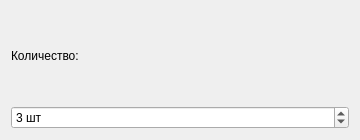
<?xml version="1.0" encoding="UTF-8"?>
<ui version="4.0"><class>Dialog</class><widget class="QDialog" name="Dialog"><property name="geometry"><rect><x>0</x><y>0</y><width>360</width><height>140</height></rect></property><property name="windowTitle"><string>#129 spin/214_int_suffix</string></property><layout class="QVBoxLayout" name="verticalLayout"><property name="leftMargin"><number>11</number></property><property name="topMargin"><number>11</number></property><property name="rightMargin"><number>11</number></property><property name="bottomMargin"><number>11</number></property><property name="spacing"><number>6</number></property><item><widget class="QLabel" name="l1"><property name="text"><string>Количество:</string></property></widget></item><item><widget class="QSpinBox" name="spin"><property name="minimum"><number>0</number></property><property name="maximum"><number>20</number></property><property name="value"><number>3</number></property><property name="singleStep"><number>1</number></property><property name="suffix"><string> шт</string></property></widget></item></layout></widget></ui>
